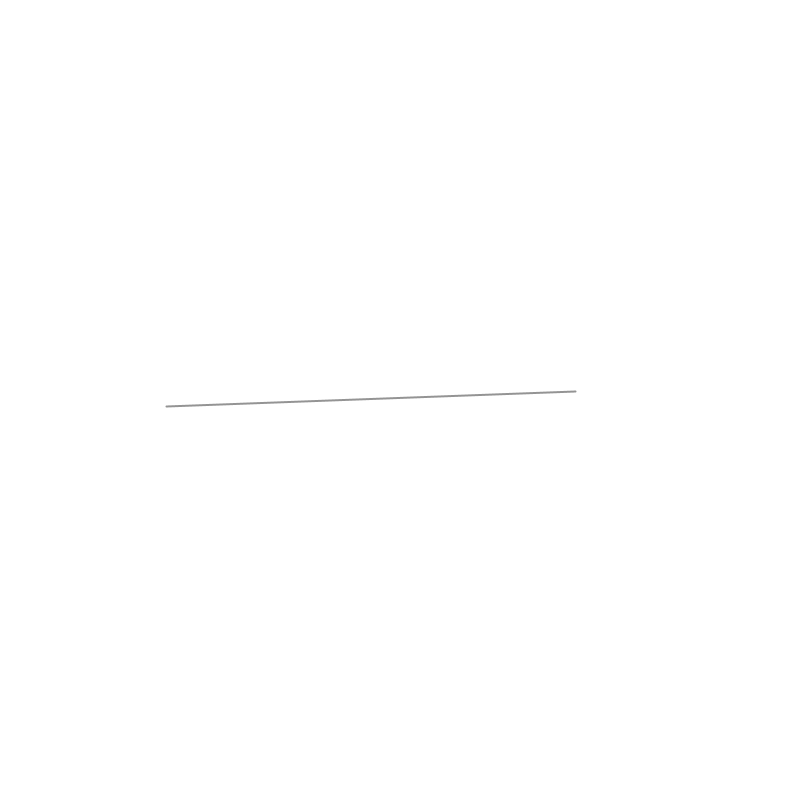
Frame 1 (no input)
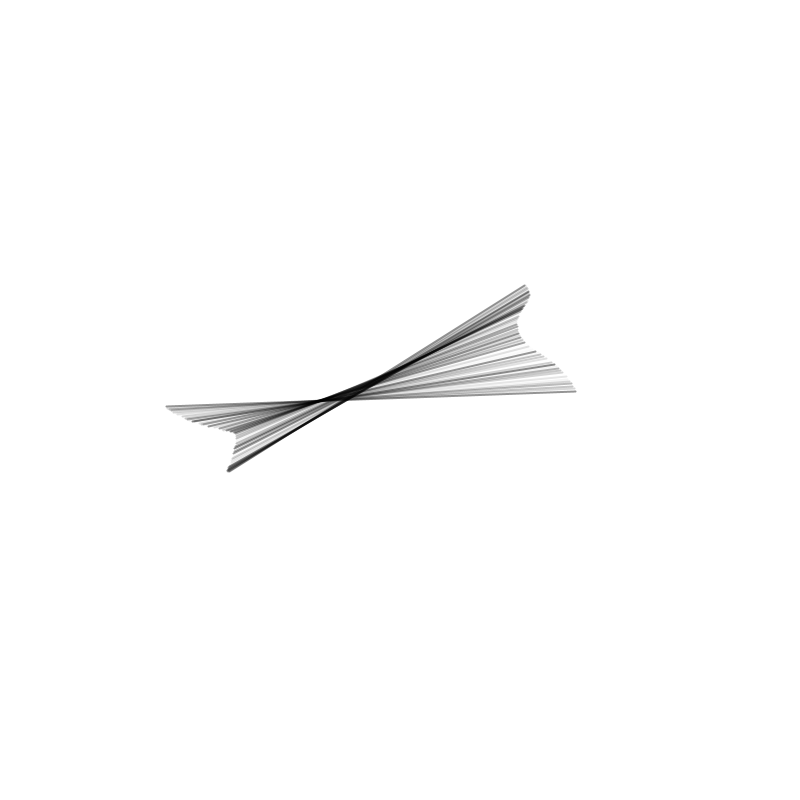
Frame 60 (the mouse pressed at the canvas centre just before this capture)
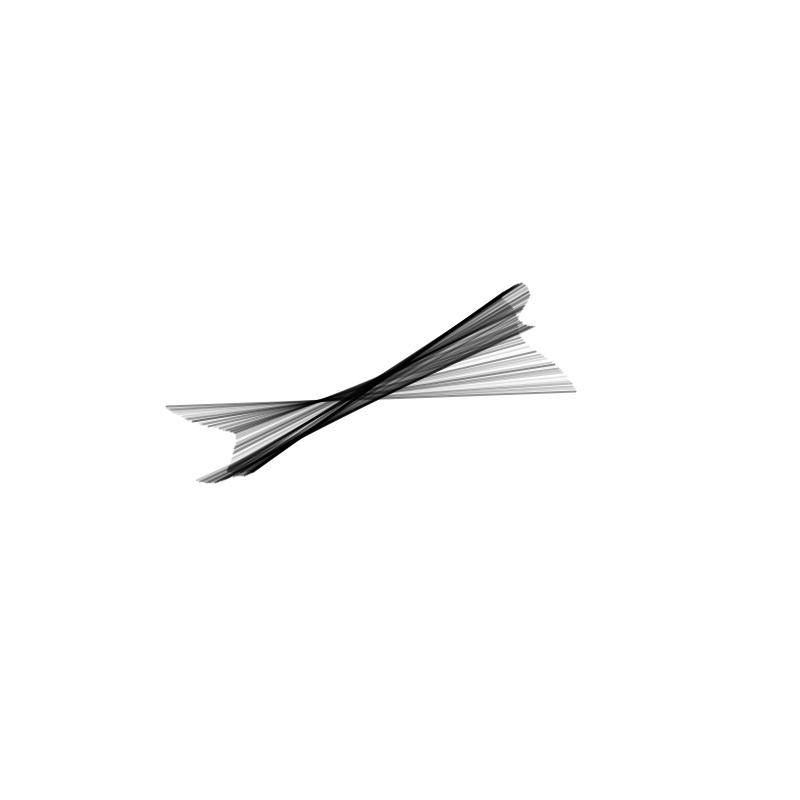
Frame 120 (the mouse held since frame 60 and released just before this capture)

The Processing sketch that drew these frames (run headless with seeded random() and noise(); from frame 60 on, the mouse is pressed at the canvas centre):

// Processing sketch: original_noise
// ── original_noise.pde
/*
Creative Coding for Artist Workshop by Liu Chang
 12.10.2016 @Fou Gallery, Brooklyn, New York
 
 Below is a code example for the exercise section.
 Only for education purpose.
 
 www.fougallery.com
 www.liuchang.work
 
*/
float angnoise, radiusnoise;
float xnoise, ynoise;
float angle = -PI/2;
float radius;
float strokeCol = 254;
int strokeChange = -1;

void setup() {
  size(800, 800);
  smooth();
  frameRate(30);
  background(255);
  noFill();
  angnoise = random(10);
  radiusnoise = random(10);
  xnoise = random(10);
  ynoise = random(10);
}

void draw() {
  radiusnoise += 0.005;//+= _radiusnoise +0.005 = _radiusnoise
  radius = (noise(radiusnoise) * 550) +1;
  angnoise += 0.005;
  angle += (noise(angnoise) * 6) - 3;
  if (angle > 360) { 
    angle -= 360;
  }
  if (angle < 0) { 
    angle += 360;
  }
  xnoise += 0.01;
  ynoise += 0.01;
  float centerX = width/2 + (noise(xnoise) * 100) - 50;
  float centerY = height/2 + (noise(ynoise) * 100) - 50;
  float rad = radians(angle);
  float x1 = centerX + (radius * cos(rad));
  float y1 = centerY + (radius * sin(rad));
  float opprad = rad + PI;
  float x2 = centerX + (radius * cos(opprad));
  float y2 = centerY + (radius * sin(opprad));
   strokeCol += strokeChange;
   if (strokeCol > 254) { 
     strokeChange = -1;
   }
   if (strokeCol < 0) { 
     strokeChange = 1;
   }
  
  stroke(0,random(125));
  strokeWeight(2);
  line(x1, y1, x2, y2);
}
